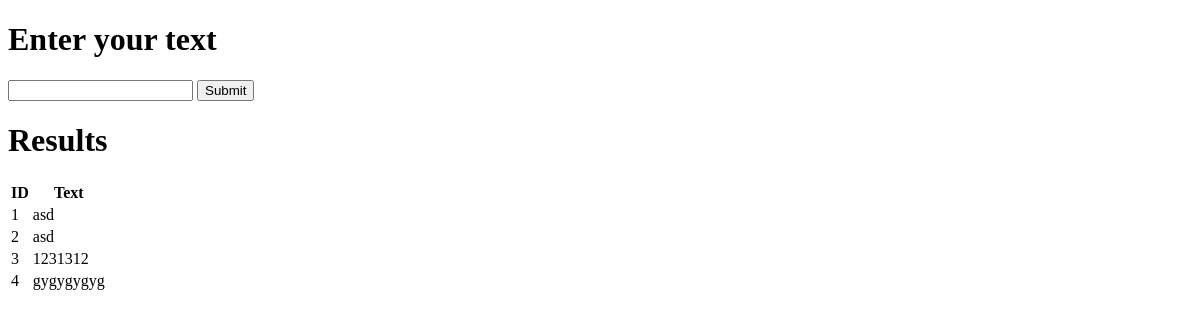
Page /input_form/ on the earlier database version.
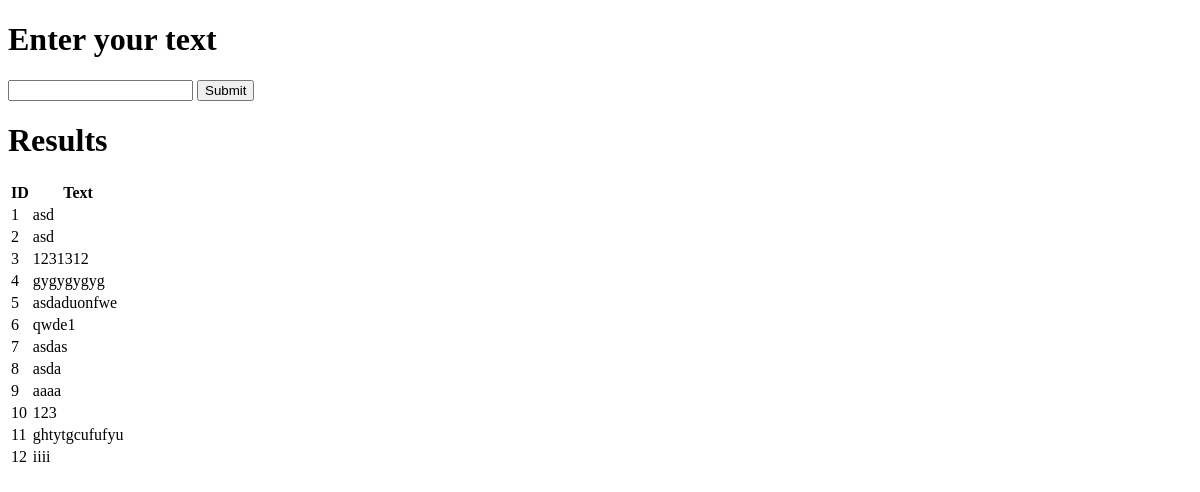
Same page on the later database version.
### myapp/models.py (models this page shows, shortened)
class UserInput(models.Model):  #needs to be deleted later
    text = models.CharField(max_length=255)

### myapp/views.py (the view)
# urls.py: path("input_form/", views.input_form, name="input_form"),
def input_form(request):
    if request.method == 'POST':
        user_input = request.POST.get('user_input')
        UserInput.objects.create(text=user_input)
        return redirect('input_form')
    user_inputs = get_all_user_inputs()
    context = {'user_inputs': user_inputs}
    return render(request, 'input.html', context)

### myapp/services.py (called while the page is built)
def get_all_user_inputs():
    return UserInput.objects.all()

### myapp/templates/input.html (shortened to what this page needs)
<!DOCTYPE html>
<html>
<head>
</head>
<body>
    <h1>Enter your text</h1>
    <form method="post" action="{% url 'input_form' %}">
        <input type="text" name="user_input" required>
        <button type="submit">Submit</button>
    </form>
    <h1>Results</h1>
    <table class="table is-fullwidth is-hoverable">
        <thead>
            <tr>
                <th>ID</th>
                <th>Text</th>
            </tr>
        </thead>
        <tbody>
            {% for input in user_inputs %}
            <tr>
                <td>{{ input.id }}</td>
                <td>{{ input.text }}</td>
            </tr>
            {% endfor %}
        </tbody>
    </table>
</body>
</html>

Differences in the rows shown:
added UserInput: id "5", text "asdaduonfwe"
added UserInput: id "6", text "qwde1"
added UserInput: id "7", text "asdas"
added UserInput: id "8", text "asda"
added UserInput: id "9", text "aaaa"
added UserInput: id "10", text "123"
added UserInput: id "11", text "ghtytgcufufyu"
added UserInput: id "12", text "iiii"
